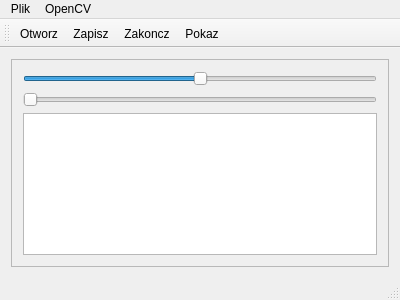
<?xml version="1.0" encoding="UTF-8"?>
<ui version="4.0">
 <class>MainWindow</class>
 <widget class="QMainWindow" name="MainWindow">
  <property name="geometry">
   <rect>
    <x>0</x>
    <y>0</y>
    <width>400</width>
    <height>300</height>
   </rect>
  </property>
  <property name="windowTitle">
   <string>MainWindow</string>
  </property>
  <widget class="QWidget" name="centralWidget">
   <layout class="QGridLayout" name="gridLayout_2">
    <item row="0" column="0">
     <widget class="QScrollArea" name="scrollArea">
      <property name="widgetResizable">
       <bool>true</bool>
      </property>
      <widget class="QWidget" name="scrollAreaWidgetContents">
       <property name="geometry">
        <rect>
         <x>0</x>
         <y>0</y>
         <width>380</width>
         <height>197</height>
        </rect>
       </property>
       <layout class="QGridLayout" name="gridLayout">
        <item row="0" column="0">
         <widget class="QSlider" name="Jasnosc">
          <property name="minimum">
           <number>-100</number>
          </property>
          <property name="maximum">
           <number>100</number>
          </property>
          <property name="orientation">
           <enum>Qt::Horizontal</enum>
          </property>
         </widget>
        </item>
        <item row="2" column="0">
         <widget class="QGraphicsView" name="graphicsView"/>
        </item>
        <item row="1" column="0">
         <widget class="QSlider" name="Kontrast">
          <property name="minimum">
           <number>50</number>
          </property>
          <property name="maximum">
           <number>299</number>
          </property>
          <property name="orientation">
           <enum>Qt::Horizontal</enum>
          </property>
         </widget>
        </item>
       </layout>
      </widget>
     </widget>
    </item>
   </layout>
  </widget>
  <widget class="QMenuBar" name="menuBar">
   <property name="geometry">
    <rect>
     <x>0</x>
     <y>0</y>
     <width>400</width>
     <height>22</height>
    </rect>
   </property>
   <widget class="QMenu" name="menuPlik">
    <property name="title">
     <string>Plik</string>
    </property>
    <addaction name="actionOtworz"/>
    <addaction name="actionZapisz"/>
    <addaction name="actionZakoncz"/>
    <addaction name="actionPokaz"/>
    <addaction name="separator"/>
   </widget>
   <widget class="QMenu" name="menuOpenCV">
    <property name="title">
     <string>OpenCV</string>
    </property>
    <addaction name="actionPodzial_na_RGB"/>
    <addaction name="actionPodzial_na_YCrCb"/>
    <addaction name="actionPodzial_na_HSV"/>
    <addaction name="actionKontrast_i_Jasnosc_obrazu_RGB"/>
   </widget>
   <addaction name="menuPlik"/>
   <addaction name="menuOpenCV"/>
  </widget>
  <widget class="QToolBar" name="mainToolBar">
   <attribute name="toolBarArea">
    <enum>TopToolBarArea</enum>
   </attribute>
   <attribute name="toolBarBreak">
    <bool>false</bool>
   </attribute>
   <addaction name="actionOtworz"/>
   <addaction name="actionZapisz"/>
   <addaction name="actionZakoncz"/>
   <addaction name="actionPokaz"/>
  </widget>
  <widget class="QStatusBar" name="statusBar"/>
  <action name="actionOtworz">
   <property name="icon">
    <iconset resource="ikony.qrc">
     <normaloff>:/Ikony/open.png</normaloff>:/Ikony/open.png</iconset>
   </property>
   <property name="text">
    <string>Otworz</string>
   </property>
   <property name="shortcut">
    <string>Ctrl+O</string>
   </property>
  </action>
  <action name="actionZapisz">
   <property name="icon">
    <iconset resource="ikony.qrc">
     <normaloff>:/Ikony/save-icon-5403.png</normaloff>:/Ikony/save-icon-5403.png</iconset>
   </property>
   <property name="text">
    <string>Zapisz</string>
   </property>
   <property name="shortcut">
    <string>Ctrl+S</string>
   </property>
  </action>
  <action name="actionZakoncz">
   <property name="icon">
    <iconset resource="ikony.qrc">
     <normaloff>:/Ikony/242-2424169_exit-button-icon-power-off-icon-white.jpeg</normaloff>:/Ikony/242-2424169_exit-button-icon-power-off-icon-white.jpeg</iconset>
   </property>
   <property name="text">
    <string>Zakoncz</string>
   </property>
   <property name="shortcut">
    <string>Ctrl+K</string>
   </property>
  </action>
  <action name="actionPokaz">
   <property name="icon">
    <iconset resource="ikony.qrc">
     <normaloff>:/Ikony/tool.jpg</normaloff>:/Ikony/tool.jpg</iconset>
   </property>
   <property name="text">
    <string>Pokaz</string>
   </property>
  </action>
  <action name="actionPodzial_na_RGB">
   <property name="text">
    <string>Podzial na RGB</string>
   </property>
  </action>
  <action name="actionPodzial_na_YCrCb">
   <property name="text">
    <string>Podzial na YCrCb</string>
   </property>
  </action>
  <action name="actionPodzial_na_HSV">
   <property name="text">
    <string>Podzial na HSV</string>
   </property>
  </action>
  <action name="actionJasnosc_obrazu_RGB">
   <property name="text">
    <string>Jasnosc obrazu RGB</string>
   </property>
  </action>
  <action name="actionKontrast_obrazu_RGB">
   <property name="text">
    <string>Kontrast obrazu RGB</string>
   </property>
  </action>
  <action name="actionKontrast_i_Jasnosc_obrazu_RGB">
   <property name="text">
    <string>Kontrast i Jasnosc obrazu RGB</string>
   </property>
  </action>
 </widget>
 <layoutdefault spacing="6" margin="11"/>
 <resources>
  <include location="ikony.qrc"/>
 </resources>
 <connections/>
</ui>
